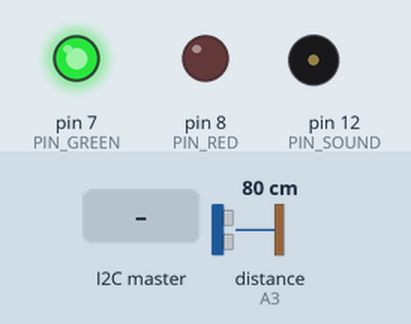
A sketch run on a simulated Arduino Uno, built with avr-gcc and run on an emulated ATmega328P. On the bench: output pins drawn as LEDs (lit = HIGH), buzzer (waves = sounding). Wiring (inferred from the names in the program): ultrasonic range finder: trigger A2; echo A3. Inputs (shaded band) come from the test bench; at power-on: distance to the obstacle (sensor on A3) 80 cm. The echo pulse lasts 58.3 µs per cm; pins used as bus, display or sensor lines are not drawn.

Above: at 1.2 s.
1.3 s: the I2C master sends the byte 1
At 2.4 s:
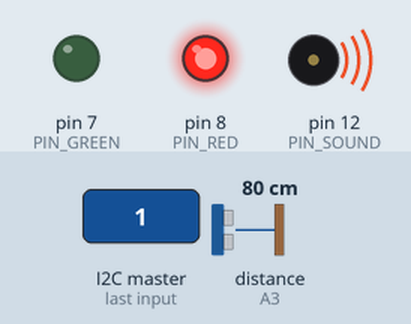
2.8 s: the I2C master sends the byte 0
At 3.8 s:
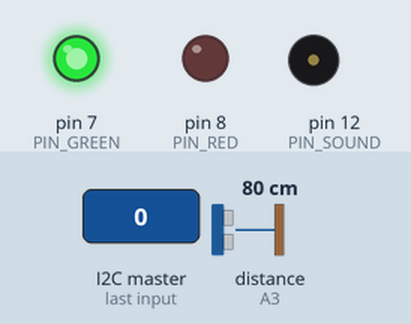
4.3 s: the I2C master sends the byte 2
At 5.1 s:
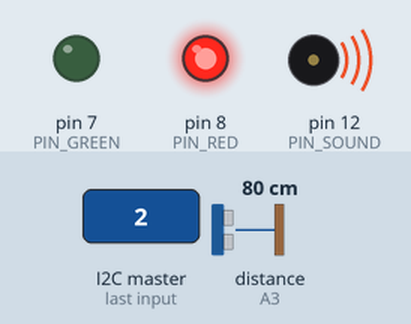
Timing chart, 0 to 7.3 s (numbered marks = the images above; inputs shaded):
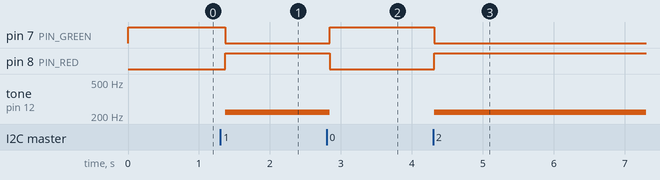

The sketch:

practica5_cristiansanchezrodriguez3.ino
```cpp
/* ------------------------------------------------------------ */
// Programador: Cristian Sánchez Rodríguez

// Asignatura: Sistemas empotrados y de tiempo real

// Descripción: Este sistema simula un sistema de funcional
//				para un vehículo
//
//				Se compone de un módulo de temperatura con alarma,
//				un módulo de aparcamiento que te advierte de la
//				cercanía de un obstáculo cuando se activa, y un
//				módulo de luces activado a través de un botón.
/* ------------------------------------------------------------ */

// -- MODULO DE DISTANCIA -- //
#include <Wire.h>

#define I2C_DIST_ADDRESS 12
#define PAYLOAD_SIZE 2

#define NOTE 220

enum pin
{
  PIN_GREEN = 7,
  PIN_RED,
  PIN_SOUND = 12,
  PIN_HC_TRIG = A2,
  PIN_HC_ECHO = A3
};

// Variables globales
int alert;
double dist, factor;
const int INPUT_PINS[] = {PIN_HC_ECHO},
  		  OUTPUT_PINS[] = {PIN_GREEN,
                           PIN_RED,
                           PIN_HC_TRIG};

// -- Métodos generales -- //
// Para inicializar los pins
void init_pins()
{
  for (int i = 0; i < sizeof(INPUT_PINS); i++)
    pinMode(INPUT_PINS[i], INPUT);
  for (int i = 0; i < sizeof(OUTPUT_PINS); i++)
    pinMode(OUTPUT_PINS[i], OUTPUT);
}

// Lee la distancia al obstáculo
void read_dist ()
{
  digitalWrite(PIN_HC_TRIG,HIGH);
  delayMicroseconds(10);
  digitalWrite(PIN_HC_TRIG,LOW);

  dist = factor*pulseIn(PIN_HC_ECHO, HIGH);
}

// Activa o no la alerta según estime el módulo central
void alarm_2 ()
{
  if (alert) {
    tone(PIN_SOUND, NOTE);
    digitalWrite(PIN_GREEN, LOW);
  	digitalWrite(PIN_RED, HIGH);
  } else {
    noTone(PIN_SOUND);
    digitalWrite(PIN_GREEN, HIGH);
  	digitalWrite(PIN_RED, LOW);
  }
}

// -- SETUP -- //
void setup()
{
  // Inicia I2C con la dirección al no ser master
  Wire.begin(I2C_DIST_ADDRESS);

  Serial.begin(9600);
  init_pins();

  digitalWrite(PIN_GREEN, LOW);
  digitalWrite(PIN_RED, LOW);

  factor = 0.01715;
  dist = 0.0;
  alert = 0;
}

// -- LOOP -- //
void loop()
{
  read_dist();
  Wire.onRequest(requestEvents);
  Wire.onReceive(receiveEvents);
  alarm_2();

  delay(100);
}

// -- METODOS I2C -- //
// Solicitudes
void requestEvents()
{
  //Serial.println(">> Request received, sending "+String((int) dist));
  Wire.write((int) dist);
}

// Recepciones
void receiveEvents (int numBytes)
{
  //Serial.println(">> Reception waiting...");
  alert = Wire.read();
  //Serial.println("\tValue: "+String(alert));
  //Serial.println("\tBytes: "+String(numBytes));
}
```

Measured:
- after the input at 1.3 s, pin 7 (PIN_GREEN): HIGH → LOW after 0.07 s; pin 8 (PIN_RED): LOW → HIGH after 0.07 s; tone on pin 12 (PIN_SOUND): silent → 220 Hz after 0.07 s
- after the input at 2.8 s, pin 7 (PIN_GREEN): LOW → HIGH after 0.05 s; pin 8 (PIN_RED): HIGH → LOW after 0.05 s; tone on pin 12 (PIN_SOUND): 220 Hz → silent after 0.05 s
- after the input at 4.3 s, pin 7 (PIN_GREEN): HIGH → LOW at once; pin 8 (PIN_RED): LOW → HIGH at once; tone on pin 12 (PIN_SOUND): silent → 220 Hz at once
